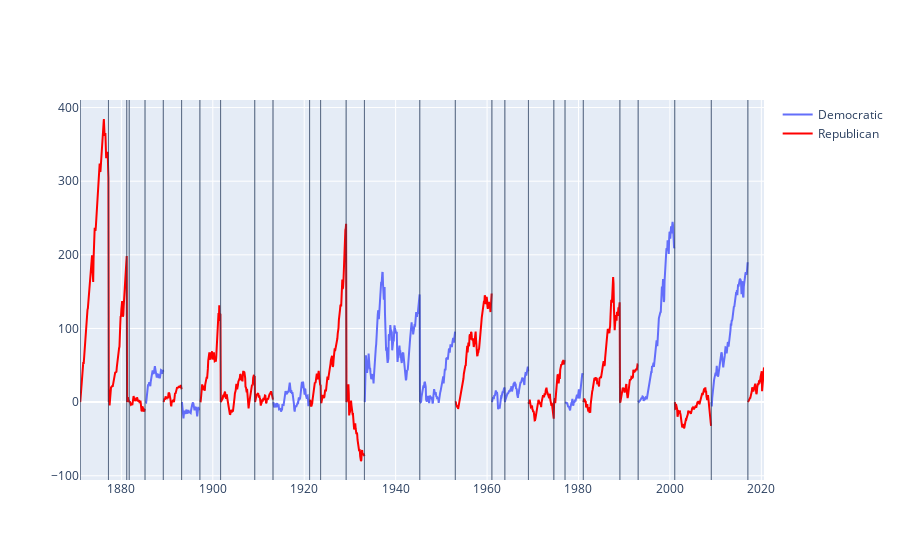

Source (notebook cell):
### Code cell
chart = (compute_portfolio(quotes= SP, weights=[1], rebalance=data['Start Date'].dt.strftime('%Y-%m')) - 100)
chart['Party'] = 'Republican'
for i in range(0, len(chart)):
    for z in range(0, len(data)):
        if (chart.index[i] > data['Start Date'].iloc[z]) and (chart.index[i] < data['End Date'].iloc[z]):
            chart['Party'][i] = data['Party'][z]

charts = chart[chart['Party']=='Democratic']
charts.reset_index(inplace=True)
time_series = pd.DataFrame(pd.date_range('1871-01-01', '2020-09-01', freq='M').strftime('%Y-%m'))
time_series.set_index(time_series[0], inplace=True)
charts = pd.DataFrame(charts)
charts.set_index('Date', inplace=True)
charts_dem = pl.merge_time_series(time_series, charts, how='outer')

fig = go.Figure()

fig.add_trace(go.Scatter(
    x=charts_dem[0],
    y=charts_dem['TR'],
    name = 'Democratic', # Style name/legend entry with html tags
    connectgaps=False # override default to connect the gaps
))


charts = chart[chart['Party']=='Republican']
charts.reset_index(inplace=True)
time_series = pd.DataFrame(pd.date_range('1871-01-01', '2020-09-01', freq='M').strftime('%Y-%m'))
time_series.set_index(time_series[0], inplace=True)
charts = pd.DataFrame(charts)
charts.set_index('Date', inplace=True)
charts_dem = pl.merge_time_series(time_series, charts, how='outer')

fig.add_trace(go.Scatter(
    x=charts_dem[0],
    y=charts_dem['TR'],
    name = 'Republican', # Style name/legend entry with html tags
    connectgaps=False, # override default to connect the gaps
    marker=dict(color='red'),
))

for date in data['Start Date']:
    fig.add_shape(
              type="rect",
              xref= "x",
              yref= "paper",
              x0= date,
              y0= 0,
              x1= date,
              y1= 1,
              fillcolor= "#d3d3d3",
              line_width=0.5
    )

fig.show()

### Figure 1 — Plotly figure (JSON) as saved in the notebook; plotly's stock layout.template omitted (floating-point values rounded to 4 significant figures; data arrays with more than 128 entries replaced by an {"elided": "..."} marker saying what was removed)
{"data": [{"connectgaps": false, "name": "Democratic", "type": "scatter", "x": {"elided": "1796 str values"}, "y": {"elided": "1796 float values"}}, {"connectgaps": false, "marker": {"color": "red"}, "name": "Republican", "type": "scatter", "x": {"elided": "1797 str values"}, "y": {"elided": "1797 float values"}}], "layout": {"autosize": true, "shapes": [{"fillcolor": "#d3d3d3", "line": {"width": 0.5}, "type": "rect", "x0": "1871-01-01T00:00:00", "x1": "1871-01-01T00:00:00", "xref": "x", "y0": 0, "y1": 1, "yref": "paper"}, {"fillcolor": "#d3d3d3", "line": {"width": 0.5}, "type": "rect", "x0": "1877-03-04T00:00:00", "x1": "1877-03-04T00:00:00", "xref": "x", "y0": 0, "y1": 1, "yref": "paper"}, {"fillcolor": "#d3d3d3", "line": {"width": 0.5}, "type": "rect", "x0": "1881-03-04T00:00:00", "x1": "1881-03-04T00:00:00", "xref": "x", "y0": 0, "y1": 1, "yref": "paper"}, {"fillcolor": "#d3d3d3", "line": {"width": 0.5}, "type": "rect", "x0": "1881-09-19T00:00:00", "x1": "1881-09-19T00:00:00", "xref": "x", "y0": 0, "y1": 1, "yref": "paper"}, {"fillcolor": "#d3d3d3", "line": {"width": 0.5}, "type": "rect", "x0": "1885-03-04T00:00:00", "x1": "1885-03-04T00:00:00", "xref": "x", "y0": 0, "y1": 1, "yref": "paper"}, {"fillcolor": "#d3d3d3", "line": {"width": 0.5}, "type": "rect", "x0": "1889-03-04T00:00:00", "x1": "1889-03-04T00:00:00", "xref": "x", "y0": 0, "y1": 1, "yref": "paper"}, {"fillcolor": "#d3d3d3", "line": {"width": 0.5}, "type": "rect", "x0": "1893-03-04T00:00:00", "x1": "1893-03-04T00:00:00", "xref": "x", "y0": 0, "y1": 1, "yref": "paper"}, {"fillcolor": "#d3d3d3", "line": {"width": 0.5}, "type": "rect", "x0": "1897-03-04T00:00:00", "x1": "1897-03-04T00:00:00", "xref": "x", "y0": 0, "y1": 1, "yref": "paper"}, {"fillcolor": "#d3d3d3", "line": {"width": 0.5}, "type": "rect", "x0": "1901-09-14T00:00:00", "x1": "1901-09-14T00:00:00", "xref": "x", "y0": 0, "y1": 1, "yref": "paper"}, {"fillcolor": "#d3d3d3", "line": {"width": 0.5}, "type": "rect", "x0": "1909-03-04T00:00:00", "x1": "1909-03-04T00:00:00", "xref": "x", "y0": 0, "y1": 1, "yref": "paper"}, {"fillcolor": "#d3d3d3", "line": {"width": 0.5}, "type": "rect", "x0": "1913-03-04T00:00:00", "x1": "1913-03-04T00:00:00", "xref": "x", "y0": 0, "y1": 1, "yref": "paper"}, {"fillcolor": "#d3d3d3", "line": {"width": 0.5}, "type": "rect", "x0": "1921-03-04T00:00:00", "x1": "1921-03-04T00:00:00", "xref": "x", "y0": 0, "y1": 1, "yref": "paper"}, {"fillcolor": "#d3d3d3", "line": {"width": 0.5}, "type": "rect", "x0": "1923-08-02T00:00:00", "x1": "1923-08-02T00:00:00", "xref": "x", "y0": 0, "y1": 1, "yref": "paper"}, {"fillcolor": "#d3d3d3", "line": {"width": 0.5}, "type": "rect", "x0": "1929-03-04T00:00:00", "x1": "1929-03-04T00:00:00", "xref": "x", "y0": 0, "y1": 1, "yref": "paper"}, {"fillcolor": "#d3d3d3", "line": {"width": 0.5}, "type": "rect", "x0": "1933-03-04T00:00:00", "x1": "1933-03-04T00:00:00", "xref": "x", "y0": 0, "y1": 1, "yref": "paper"}, {"fillcolor": "#d3d3d3", "line": {"width": 0.5}, "type": "rect", "x0": "1945-04-12T00:00:00", "x1": "1945-04-12T00:00:00", "xref": "x", "y0": 0, "y1": 1, "yref": "paper"}, {"fillcolor": "#d3d3d3", "line": {"width": 0.5}, "type": "rect", "x0": "1953-01-20T00:00:00", "x1": "1953-01-20T00:00:00", "xref": "x", "y0": 0, "y1": 1, "yref": "paper"}, {"fillcolor": "#d3d3d3", "line": {"width": 0.5}, "type": "rect", "x0": "1961-01-20T00:00:00", "x1": "1961-01-20T00:00:00", "xref": "x", "y0": 0, "y1": 1, "yref": "paper"}, {"fillcolor": "#d3d3d3", "line": {"width": 0.5}, "type": "rect", "x0": "1963-11-22T00:00:00", "x1": "1963-11-22T00:00:00", "xref": "x", "y0": 0, "y1": 1, "yref": "paper"}, {"fillcolor": "#d3d3d3", "line": {"width": 0.5}, "type": "rect", "x0": "1969-01-20T00:00:00", "x1": "1969-01-20T00:00:00", "xref": "x", "y0": 0, "y1": 1, "yref": "paper"}, {"fillcolor": "#d3d3d3", "line": {"width": 0.5}, "type": "rect", "x0": "1974-08-09T00:00:00", "x1": "1974-08-09T00:00:00", "xref": "x", "y0": 0, "y1": 1, "yref": "paper"}, {"fillcolor": "#d3d3d3", "line": {"width": 0.5}, "type": "rect", "x0": "1977-01-20T00:00:00", "x1": "1977-01-20T00:00:00", "xref": "x", "y0": 0, "y1": 1, "yref": "paper"}, {"fillcolor": "#d3d3d3", "line": {"width": 0.5}, "type": "rect", "x0": "1981-01-20T00:00:00", "x1": "1981-01-20T00:00:00", "xref": "x", "y0": 0, "y1": 1, "yref": "paper"}, {"fillcolor": "#d3d3d3", "line": {"width": 0.5}, "type": "rect", "x0": "1989-01-20T00:00:00", "x1": "1989-01-20T00:00:00", "xref": "x", "y0": 0, "y1": 1, "yref": "paper"}, {"fillcolor": "#d3d3d3", "line": {"width": 0.5}, "type": "rect", "x0": "1993-01-20T00:00:00", "x1": "1993-01-20T00:00:00", "xref": "x", "y0": 0, "y1": 1, "yref": "paper"}, {"fillcolor": "#d3d3d3", "line": {"width": 0.5}, "type": "rect", "x0": "2001-01-20T00:00:00", "x1": "2001-01-20T00:00:00", "xref": "x", "y0": 0, "y1": 1, "yref": "paper"}, {"fillcolor": "#d3d3d3", "line": {"width": 0.5}, "type": "rect", "x0": "2009-01-20T00:00:00", "x1": "2009-01-20T00:00:00", "xref": "x", "y0": 0, "y1": 1, "yref": "paper"}, {"fillcolor": "#d3d3d3", "line": {"width": 0.5}, "type": "rect", "x0": "2017-01-20T00:00:00", "x1": "2017-01-20T00:00:00", "xref": "x", "y0": 0, "y1": 1, "yref": "paper"}], "xaxis": {"autorange": true, "range": ["1870-12-23 00:18:14.3905", "2020-08-01"], "type": "date"}, "yaxis": {"autorange": true, "range": [-105.8, 410.2], "type": "linear"}}}
